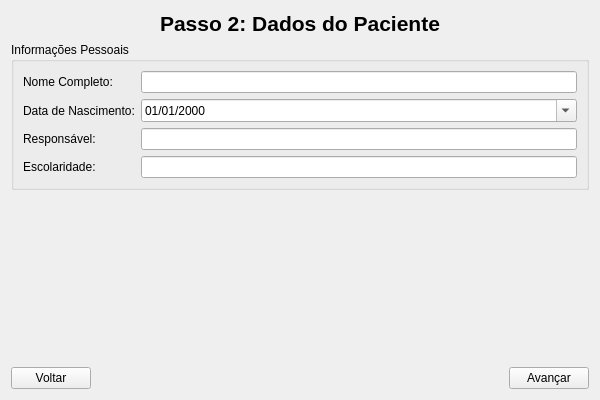
<?xml version="1.0" encoding="UTF-8"?>
<ui version="4.0">
 <class>TelaPaciente</class>
 <widget class="QWidget" name="TelaPaciente">
  <property name="geometry">
   <rect>
    <x>0</x>
    <y>0</y>
    <width>600</width>
    <height>400</height>
   </rect>
  </property>
  <property name="windowTitle">
   <string>Form</string>
  </property>
  <layout class="QVBoxLayout" name="verticalLayout">
   <item>
    <widget class="QLabel" name="label_titulo">
     <property name="font">
      <font>
       <pointsize>16</pointsize>
       <weight>75</weight>
       <bold>true</bold>
      </font>
     </property>
     <property name="text">
      <string>Passo 2: Dados do Paciente</string>
     </property>
     <property name="alignment">
      <set>Qt::AlignCenter</set>
     </property>
    </widget>
   </item>
   <item>
    <widget class="QGroupBox" name="groupBox">
     <property name="title">
      <string>Informações Pessoais</string>
     </property>
     <layout class="QFormLayout" name="formLayout">
      <item row="0" column="0">
       <widget class="QLabel" name="label_nome">
        <property name="text">
         <string>Nome Completo:</string>
        </property>
       </widget>
      </item>
      <item row="0" column="1">
       <widget class="QLineEdit" name="lineEdit_nome"/>
      </item>
      <item row="1" column="0">
       <widget class="QLabel" name="label_nascimento">
        <property name="text">
         <string>Data de Nascimento:</string>
        </property>
       </widget>
      </item>
      <item row="1" column="1">
       <widget class="QDateEdit" name="dateEdit_nascimento">
        <property name="displayFormat">
         <string>dd/MM/yyyy</string>
        </property>
        <property name="calendarPopup">
         <bool>true</bool>
        </property>
       </widget>
      </item>
      <item row="2" column="0">
       <widget class="QLabel" name="label_responsavel">
        <property name="text">
         <string>Responsável:</string>
        </property>
       </widget>
      </item>
      <item row="2" column="1">
       <widget class="QLineEdit" name="lineEdit_responsavel"/>
      </item>
      <item row="3" column="0">
       <widget class="QLabel" name="label_escolaridade">
        <property name="text">
         <string>Escolaridade:</string>
        </property>
       </widget>
      </item>
      <item row="3" column="1">
       <widget class="QLineEdit" name="lineEdit_escolaridade"/>
      </item>
     </layout>
    </widget>
   </item>
   <item>
    <spacer name="verticalSpacer">
     <property name="orientation">
      <enum>Qt::Vertical</enum>
     </property>
     <property name="sizeHint" stdset="0">
      <size>
       <width>20</width>
       <height>40</height>
      </size>
     </property>
    </spacer>
   </item>
   <item>
    <layout class="QHBoxLayout" name="horizontalLayout">
     <item>
      <widget class="QPushButton" name="btn_voltar">
       <property name="text">
        <string>Voltar</string>
       </property>
      </widget>
     </item>
     <item>
      <spacer name="horizontalSpacer">
       <property name="orientation">
        <enum>Qt::Horizontal</enum>
       </property>
       <property name="sizeHint" stdset="0">
        <size>
         <width>40</width>
         <height>20</height>
        </size>
       </property>
      </spacer>
     </item>
     <item>
      <widget class="QPushButton" name="btn_avancar">
       <property name="text">
        <string>Avançar</string>
       </property>
      </widget>
     </item>
    </layout>
   </item>
  </layout>
 </widget>
 <resources/>
 <connections/>
</ui>
